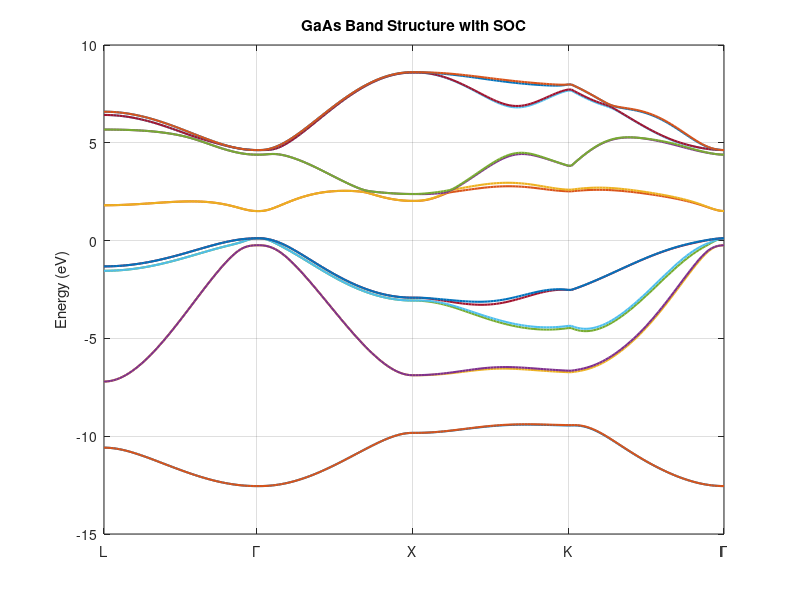

The MATLAB source for this figure:
clear; clc; close all;
P1=-6.72357;
P2=-3.97833;
P3=0.64095;
P4=2.87407;
P5=-6.90000;
P6=5.24000;
P7=4.32100;
P8=2.00000;
P9=5.50000;
P10=-0.33905;
P11=-1.75633;
P12=0.60000;
P13=0.96000;
P14=0.44445;
P15=1.12077;
P16=0.04520;
P17=0.09640;
P18=-0.04738;
P19=-0.06533;
P20=0.78000;
P21=-0.08000;
P22=0.00000;
P23=0.00000;
lambda_Ga=0.17/3; 
lambda_As=0.42/3; 
nk=50;
L=[0.50,0.50,0.50];
Gamma=[0.00,0.00,0.00];
X=[1.00,0.00,0.00];
K=[0.75,0.75,0.00];
k_path = [
    linspace(L(1),Gamma(1),nk)',linspace(L(2),Gamma(2), nk)', linspace(L(3),Gamma(3),nk)';
    linspace(Gamma(1),X(1),nk)',linspace(Gamma(2), X(2),nk)', linspace(Gamma(3), X(3),nk)';
    linspace(X(1),K(1), nk)', linspace(X(2),K(2),nk)', linspace(X(3),K(3),nk)';
    linspace(K(1),Gamma(1), nk)', linspace(K(2),Gamma(2), nk)', linspace(K(3),Gamma(3), nk)'
];

total_nk=size(k_path,1);
E_bands=zeros(total_nk,16); 
for i=1:total_nk
    kx=k_path(i,1);
    ky=k_path(i,2);
    kz=k_path(i,3);
    C1=cos(pi*kx);
    C2=cos(pi*ky);
    C3=cos(pi*kz);
    S1=sin(pi*kx);
    S2=sin(pi*ky);
    S3=sin(pi*kz);
    cx=cos(pi*kx/2);
    cy=cos(pi*ky/2);
    cz=cos(pi*kz/2);
    sx=sin(pi*kx/2);
    sy=sin(pi*ky/2);
    sz=sin(pi*kz/2);
    g0=cx*cy*cz-1i*sx*sy*sz;
    g1=-cx*sy*sz+1i*sx*cy*cz;
    g2=-sx*cy*sz+1i*cx*sy*cz;
    g3=-sx*sy*cz+1i*cx*cy*sz;    
    H=zeros(8,8);    
    H(1,1)=P2+P19*(C1*C2+C2*C3+C3*C1);
    H(2,2)=P4+P15*C1*(C2+C3)+P11*C2*C3;
    H(3,3)=P4+P15*C2*(C1+C3)+P11*C1*C3;
    H(4,4)=P4+P15*C3*(C1+C2)+P11*C1*C2;
    H(5,5)=P1+P18*(C1*C2+C2*C3+C3*C1);
    H(6,6)=P3+P14*C1*(C2+C3)+P10*C2*C3;
    H(7,7)=P3+P14*C2*(C1+C3)+P10*C1*C3;
    H(8,8)=P3+P14*C3*(C1+C2)+P10*C1*C2;   
    H(1,2)=-P21*S2*S3+1i*P17*S1*(C2+C3);
    H(1,3)=-P21*S1*S3+1i*P17*S2*(C1+C3);
    H(1,4)=-P21*S1*S2+1i*P17*S3*(C1+C2);   
    H(2,3)=-P13*S1*S2-1i*P23*C3*(S1-S2);
    H(2,4)=-P13*S1*S3-1i*P23*C2*(S1-S3);
    H(3,4)=-P13*S2*S3-1i*P23*C1*(S2-S3);    
    H(5,6)=P20*S2*S3+1i*P16*S1*(C2+C3);
    H(5,7)=P20*S1*S3+1i*P16*S2*(C1+C3);
    H(5,8)=P20*S1*S2+1i*P16*S3*(C1+C2);    
    H(6,7)=-P12*S1*S2+1i*P22*C3*(S1-S2);
    H(6,8)=-P12*S1*S3+1i*P22*C2*(S1-S3);
    H(7,8)=-P12*S2*S3+1i*P22*C1*(S2-S3);   
    H(1,5)=P5*g0;
    H(1,6)=P7*g1;
    H(1,7)=P7*g2;
    H(1,8)=P7*g3;    
    H(2,5)=-P6*g1;
    H(2,6)=P8*g0;
    H(2,7)=P9*g3;
    H(2,8)=P9*g2;    
    H(3,5)=-P6*g2;
    H(3,6)=P9*g3;
    H(3,7)=P8*g0;
    H(3,8)=P9*g1;    
    H(4,5)=-P6*g3;
    H(4,6)=P9*g2;
    H(4,7)=P9*g1;
    H(4,8)=P8*g0;    
    H=H+H'-diag(diag(H)); 
    H16=zeros(16,16);    
    H16(1:8,1:8)=H;
    H16(9:16,9:16)=H;
    H16(2,3)=H16(2,3)-1i*lambda_Ga;  
    H16(3,2)=H16(3,2)+1i*lambda_Ga;
    H16(6,7)=H16(6,7)-1i*lambda_As;  
    H16(7,6)=H16(7,6)+1i*lambda_As;
    H16(10,11)=H16(10,11)+1i*lambda_Ga; 
    H16(11,10)=H16(11,10)-1i*lambda_Ga;
    H16(14,15)=H16(14,15)+1i*lambda_As; 
    H16(15,14)=H16(15,14)-1i*lambda_As;
    H16(2,12)=lambda_Ga; 
    H16(12,2)=lambda_Ga;
    H16(3,12)=-1i*lambda_Ga; 
    H16(12,3)=1i*lambda_Ga;
    H16(4,10)=-lambda_Ga;  
    H16(10,4)=-lambda_Ga;
    H16(4,11)=1i*lambda_Ga; 
    H16(11,4)=-1i*lambda_Ga;    
    H16(6,16)=lambda_As;  
    H16(16,6)=lambda_As;
    H16(7,16)=-1i*lambda_As;
    H16(16,7)=1i*lambda_As;
    H16(8,14)=-lambda_As;      
    H16(14,8)=-lambda_As;
    H16(8,15)=1i*lambda_As; 
    H16(15,8)=-1i*lambda_As;   
    eigenvalue=eig(H16);
    E_bands(i,:)=sort(real(eigenvalue));
end
figure; hold on;
plot(1:total_nk, E_bands, 'LineWidth', 1.5);
xticks([1, nk, 2*nk, 3*nk, 4*nk]);
xticklabels({'L', '\Gamma', 'X', 'K', '\Gamma'});
ylabel('Energy (eV)'); 
title('GaAs Band Structure with SOC');
grid on; 
box on; 
xlim([1, total_nk]);
